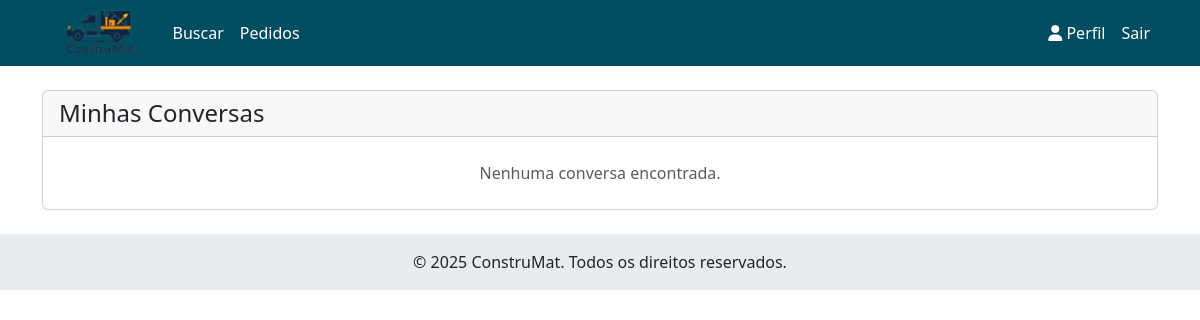
The page /chat/lista_conversas/ (signed in) on the database as committed earlier.
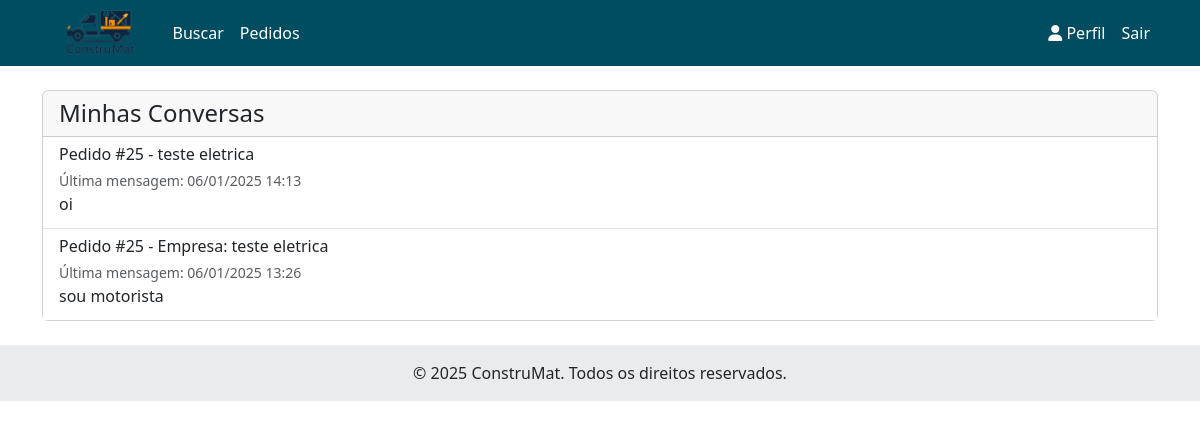
The same page on the database as committed later.
### chat/models.py (models this page shows, shortened)
class Conversa(models.Model):
    TIPO_CHOICES = [
        ('CLI_EMP', 'Cliente-Empresa'),
        ('CLI_MOT', 'Cliente-Motorista'),
        ('MOT_EMP', 'Motorista-Empresa'),
    ]
    pedido = models.ForeignKey('pedidos.Pedido', on_delete=models.CASCADE)
    tipo = models.CharField(max_length=7, choices=TIPO_CHOICES)
    iniciada_em = models.DateTimeField(auto_now_add=True)
    class Meta:
        verbose_name = 'Conversa'
        verbose_name_plural = 'Conversas'
        unique_together = ['pedido', 'tipo']
    def get_participantes(self):
        if self.tipo == 'CLI_EMP':
            return [self.pedido.cliente, self.pedido.empresa.usuario]
        elif self.tipo == 'CLI_MOT':
            return [self.pedido.cliente, self.pedido.motorista.usuario]
        elif self.tipo == 'MOT_EMP':
            return [self.pedido.motorista.usuario, self.pedido.empresa.usuario]
    @property
    def ultima_mensagem(self):
        return self.mensagem_set.order_by('-enviada_em').first()
    @property
    def total_nao_lidas(self):
        return self.mensagem_set.filter(lida=False).exclude(remetente__in=self.get_participantes()).count()

class Mensagem(models.Model):
    conversa = models.ForeignKey(Conversa, on_delete=models.CASCADE)
    remetente = models.ForeignKey('usuarios.Usuario', on_delete=models.CASCADE)
    conteudo = models.TextField()
    enviada_em = models.DateTimeField(auto_now_add=True)
    lida = models.BooleanField(default=False)
    class Meta:
        verbose_name = 'Mensagem'
        verbose_name_plural = 'Mensagens'
        ordering = ['enviada_em']

### pedidos/models.py (models this page shows, shortened)
class Pedido(models.Model):
    STATUS_CHOICES = [
        ('PEN', 'Pendente'),  # Aguardando motorista
        ('ACE', 'Aceito'),    # Motorista aceitou
        ('RET', 'Retirado'),  # Motorista retirou na empresa
        ('SAI', 'Saiu para entrega'),
        ('ENT', 'Entregue'),
        ('CAN', 'Cancelado')
    ]
    cliente = models.ForeignKey('usuarios.Usuario', on_delete=models.CASCADE, related_name='pedidos_cliente')
    empresa = models.ForeignKey('empresas.Empresa', on_delete=models.CASCADE)
    motorista = models.ForeignKey('usuarios.Motorista', on_delete=models.SET_NULL, null=True, blank=True)
    status = models.CharField(max_length=3, choices=STATUS_CHOICES, default='PEN')
    data_pedido = models.DateTimeField(auto_now_add=True)
    data_aceite = models.DateTimeField(null=True, blank=True)
    data_retirada = models.DateTimeField(null=True, blank=True)
    data_entrega = models.DateTimeField(null=True, blank=True)
    endereco_entrega = models.CharField(max_length=255)
    observacao = models.TextField(blank=True)
    class Meta:
        ordering = ['-data_pedido']

### empresas/models.py (models this page shows, shortened)
class Empresa(models.Model):
    usuario = models.OneToOneField(Usuario, on_delete=models.CASCADE)
    nome_fantasia = models.CharField(max_length=100)
    razao_social = models.CharField(max_length=100)
    cnpj = models.CharField(max_length=14, unique=True)
    tipo = models.ForeignKey(TipoEmpresa, on_delete=models.PROTECT)
    endereco = models.CharField('Endereço', max_length=200)
    latitude = models.DecimalField(max_digits=9, decimal_places=6)
    longitude = models.DecimalField(max_digits=9, decimal_places=6)
    hora_abertura = models.TimeField('Horário de Abertura')
    hora_fechamento = models.TimeField('Horário de Fechamento')
    foto = models.ImageField(upload_to='empresas/')
    ativo = models.BooleanField(default=True)
    class Meta:
        verbose_name = 'Empresa'
        verbose_name_plural = 'Empresas'

### chat/views.py (the view)
# urls.py: path('lista_conversas/', views.lista_conversas, name='conversas'),
@login_required
def lista_conversas(request):
    conversas = ChatService.get_conversas_usuario(request.user)
    for conversa in conversas:
        conversa.nao_lidas = conversa.total_nao_lidas
    return render(request, 'chat/lista_conversas.html', {
        'conversas': conversas
    })

### chat/services.py (called while the page is built)
    @staticmethod
    def get_conversas_usuario(usuario):
        if hasattr(usuario, 'empresa'):
            return Conversa.objects.filter(
                pedido__empresa__usuario=usuario,
                tipo__in=['CLI_EMP', 'MOT_EMP']
            )
        elif hasattr(usuario, 'motorista'):
            return Conversa.objects.filter(
                pedido__motorista__usuario=usuario,
                tipo__in=['CLI_MOT', 'MOT_EMP']
            )
        elif hasattr(usuario, 'cliente'):
            return Conversa.objects.filter(
                pedido__cliente=usuario,
                tipo__in=['CLI_EMP', 'CLI_MOT']
            )

### templates/chat/lista_conversas.html (shortened to what this page needs)
{% extends 'base.html' %}
{% block content %}
<div class="card">
    <div class="card-header">
        <h4 class="mb-0">Minhas Conversas</h4>
    </div>
    <div class="card-body p-0">
        <div class="list-group list-group-flush">
            {% for conversa in conversas %}
            <a href="{% url 'chat_pedido' conversa.pedido.id %}{% if conversa.tipo != 'CLI_EMP' %}?tipo={{ conversa.tipo }}{% endif %}"
               class="list-group-item list-group-item-action">
                <div class="d-flex w-100 justify-content-between align-items-center">
                    <div>
                        <h6 class="mb-1">
                            Pedido #{{ conversa.pedido.id }} -
                            {% if conversa.tipo == 'CLI_EMP' %}
                                {{ conversa.pedido.empresa.nome_fantasia }}
                            {% elif conversa.tipo == 'CLI_MOT' %}
                                Motorista: {{ conversa.pedido.motorista.usuario.get_full_name }}
                            {% else %}
                                Empresa: {{ conversa.pedido.empresa.nome_fantasia }}
                            {% endif %}
                        </h6>
                        {% if conversa.ultima_mensagem %}
                        <small class="text-muted">
                            Última mensagem: {{ conversa.ultima_mensagem.enviada_em|date:"d/m/Y H:i" }}
                        </small>
                        {% endif %}
                    </div>
                </div>
                {% if conversa.ultima_mensagem %}
                <p class="mb-1 text-truncate">{{ conversa.ultima_mensagem.conteudo }}</p>
                {% else %}
                <p class="mb-1 text-muted">Nenhuma mensagem ainda</p>
                {% endif %}
            </a>
            {% empty %}
            <div class="text-center p-4">
                <p class="mb-0 text-muted">Nenhuma conversa encontrada.</p>
            </div>
            {% endfor %}
        </div>
    </div>
</div>
{% endblock %}

Rows that differ between the two databases and show on the page:
added Conversa: pedido.id "25", pedido.empresa.nome_fantasia "teste eletrica", ultima_mensagem.enviada_em "06/01/2025 14:13", ultima_mensagem.conteudo "oi"
added Conversa: pedido.id "25", pedido.empresa.nome_fantasia "teste eletrica", ultima_mensagem.enviada_em "06/01/2025 13:26", ultima_mensagem.conteudo "sou motorista"
Other text that changed with them:
text no longer shown: "Nenhuma conversa encontrada."
